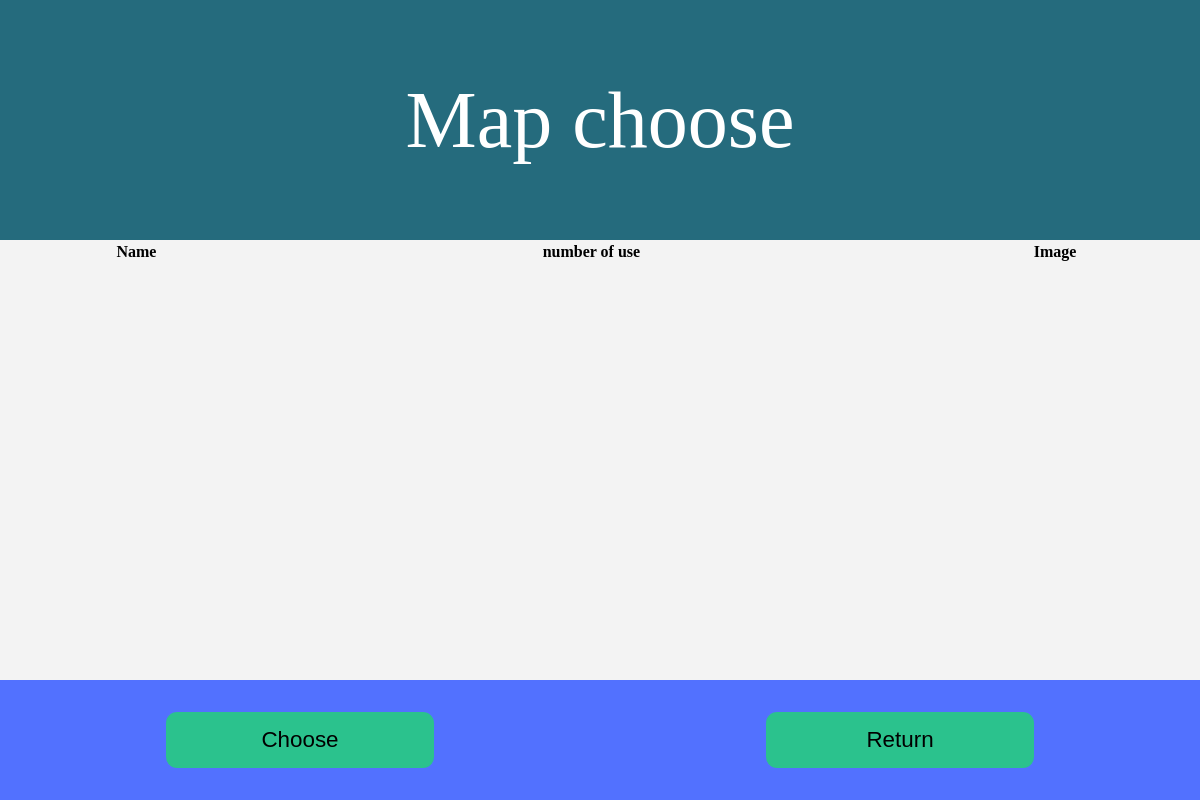
The page /map on the database as committed earlier.
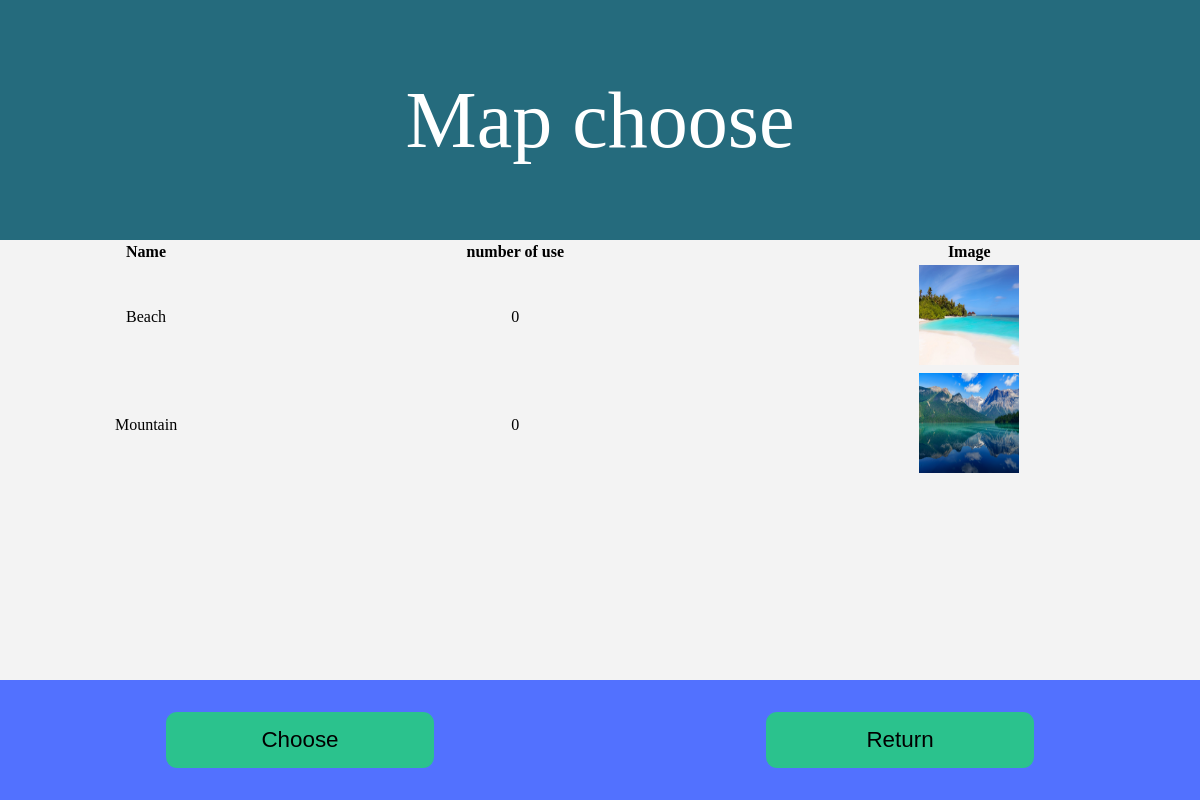
The same page on the database as committed later.
### tables this page shows
CREATE TABLE 'Map' (
                    	'id' INT(5) NOT NULL ,
                    	'Name' TEXT,
                    	'Path picture' TEXT,
                    	'NbUse' INT(10),
                    	PRIMARY KEY ('id'));

### home.py (the view)
@app.route("/map")
def map():
    connexion = sqlite3.connect("static/game.db")
    curseur = connexion.cursor()
    data = curseur.execute("SELECT * from Map;")
    table = []
    for row in data:
        ligne = {
                'name': row[1],
                'nbuse':row[3],
                'path':row[2],
                'id':row[0]
            }
        table.append(ligne)
    connexion.close()
    return render_template("map.html",table=table)

### templates/map.html (shortened to what this page needs)
<!DOCTYPE html>
<html lang="en" dir="ltr">
  <head>
    <link rel="stylesheet" href="{{ url_for('static', filename='map.css') }}">
  </head>
  <body>
    <div class="play">
      <header>
        <p>Map choose</p>
      </header>
      <div class="list">
        <table style="width:100%">
          <tr>
            <th>Name</th>
            <th>number of use</th>
            <th>Image</th>
          </tr>
          {% for t in table %}
          <tr id={{t.id}}  onclick="getTrValues(this.id)">
            <td>{{ t.name }}</td>
            <td>{{ t.nbuse }}</td>
            <td><img width="100px" height="100px" src="{{ t.path }}" alt="image"></td>
          </tr>
          {% endfor %}
        </table>
      </div>
    </div>
    <footer>
      <div class="div_button1">
       <button class="button1" type="button" name="choose" onclick="changeMap()">Choose</button>
      </div>
      <div class="div_button2">
        <button class="button2" type="button" name="return" onclick="window.location.href='{{ url_for( 'home')}}'">Return</button>
      </div>
    </footer>
  </body>
</html>

### static/map.css (style rules this page uses)
header { text-align: center; padding: 20px; position: relative; background-color:#256B7D; height: 25vh; }
header p { font-size: 5em; color : white; }
body { background-color: #F3F3F3; margin : 0px; }
.play { width: 100%; height: 50vh; text-align: center; min-height: calc(100vh - 15vh) }
footer { display: flex; flex-direction: row; background-color: #5271FF; height: 15vh; }
.div_button1, .div_button2 { width: 50%; text-align: center; height: 100%; }
.button1, .button2, header p { position: relative; top: 50%; transform: translateY(-50%); margin: 0; }
.button1, .button2 { font-size:1.4em; width: 12em; height: 2.5em; background-color: rgb(43,194,141); border : 0; padding: 0; border-radius: 0.5em; }

Rows that differ between the two databases and show on the page:
added Map: name "Beach", nbuse "0", path (picture)
added Map: name "Mountain", nbuse "0", path (picture)
